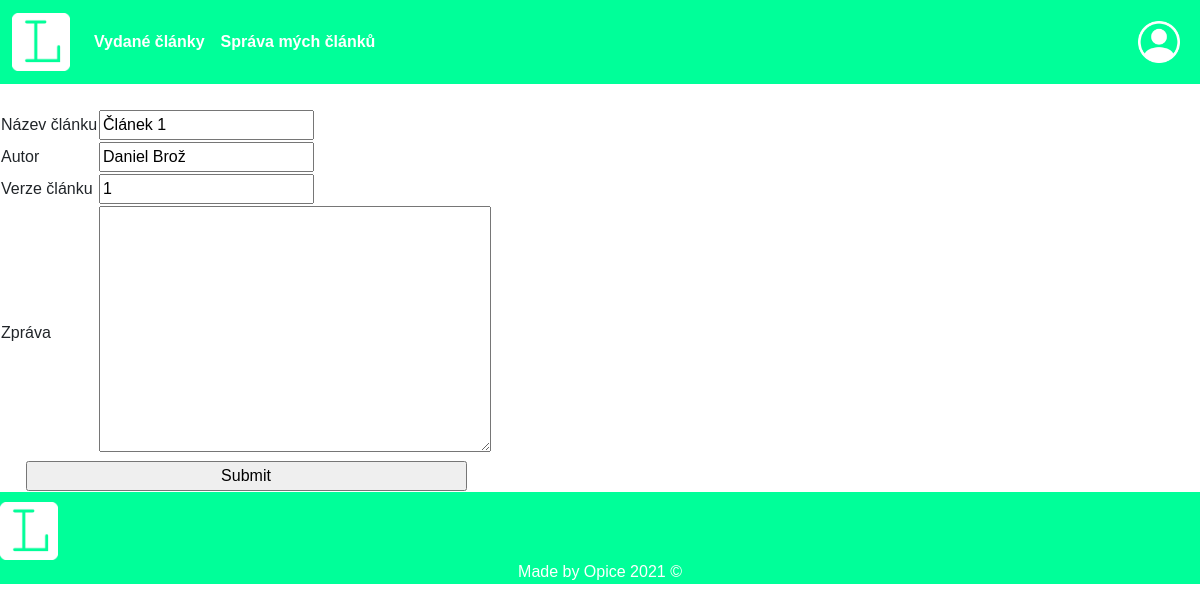
The app's page /KÓD/reakceDale.php?id=16 (signed in) with its own data.
### tables this page shows
CREATE TABLE `clanky` (
  `clanek_id` int(11) NOT NULL,
  `clanek_autor` int(11) NOT NULL,
  `clanek_nazev` varchar(120) NOT NULL,
  `clanek_obsah` varchar(150) NOT NULL,
  `clanek_vydany` bit(1) NOT NULL DEFAULT b'0',
  `clanek_schvaleny` bit(1) NOT NULL DEFAULT b'0',
  `clanek_stav` int(11) NOT NULL DEFAULT 1,
  `clanek_verze` int(11) NOT NULL DEFAULT 1,
  `clanek_vydani` int(11) DEFAULT NULL,
  `clanek_zpravaRedaktora` text NOT NULL DEFAULT 'Zatím bez posudku',
  `clanek_zpravaSefredaktora` text DEFAULT NULL,
  `clanek_zpravaRecenzenta` text NOT NULL DEFAULT 'Zatím bez posudku'
);

CREATE TABLE `users` (
  `user_id` int(11) NOT NULL,
  `user_name` varchar(30) NOT NULL,
  `user_sname` varchar(30) NOT NULL,
  `user_login` varchar(40) NOT NULL,
  `user_passwd` varchar(150) NOT NULL,
  `user_role` int(11) NOT NULL DEFAULT 3,
  `user_email` varchar(50) NOT NULL,
  `user_img` varchar(60) NOT NULL DEFAULT 'user.jpg'
);

### KÓD/reakceDale.php (the view, shortened to what this page needs)
<?php
  require "header.php";
  require "connectDB.php";
  if(isset($_GET["id"])){
    $id = $_GET["id"];
    $dotaz = "select * from clanky join users on clanky.clanek_autor=users.user_id where clanek_id=".$id;
    $vysledek = mysqli_query($spojeni, $dotaz);
    $radek = mysqli_fetch_assoc($vysledek);
    $nazev = $radek["clanek_nazev"];
    $verze = $radek["clanek_verze"];
    $autor = $radek["user_name"].' '.$radek["user_sname"];
  }
 ?>
 <form action="reakceDale.php" method="post">
   <table border="1">
     <tr>
       <td>Název článku</td><td><input type="text" value="<?php echo $nazev;?>" readonly></td>
     </tr>
     <tr>
       <td>Autor</td><td><input type="text" value="<?php echo $autor;?>" readonly></td>
     </tr>
     <tr>
       <td>Verze článku</td><td><input type="text" value="<?php echo $verze;?>" readonly></td>
     </tr>
     <tr>
       <td>Zpráva</td><td><textarea name="zprava" rows="10" cols="40" required></textarea></td>
     </tr>
     <tr>
       <td colspan="2" align="center"><input style="width:90%;" type="submit" name="submit"></td>
     </tr>
   </table>
 </form>
 <?php
 require "footer.php";
  ?>

### KÓD/css/style.css (style rules this page uses)
:root { --zelena: #00FF99; }
body { font-family: 'Cerebri Sans',sans-serif !important; font-size: 1rem !important; font-weight: 400 !important; }
table { border-width: 0px !important; }

### records on screen
clanky: clanek_nazev "Článek 1", clanek_autor.user_sname "Daniel Brož", clanek_verze "1"
